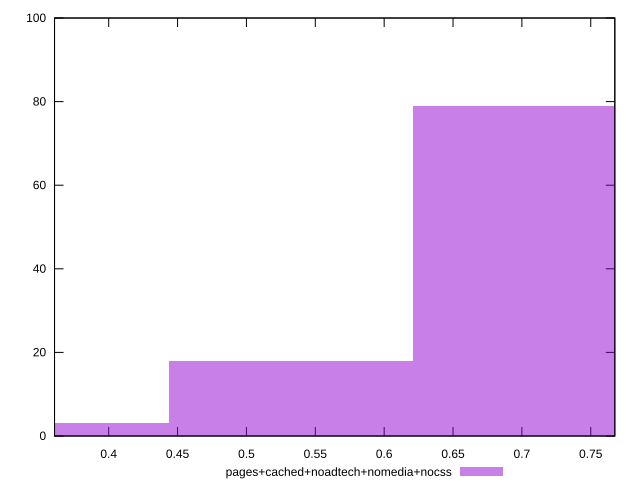

Recreate this plot in gnuplot.
reset

$pagesCachedNoadtechNomediaNocss <<EOF
0.7096311025276917 79
0.5322233268957688 18
0.35481555126384584 3
EOF

set key outside below
set boxwidth 0.17740777563192292
set xrange [0.36066792536539355:0.7674795466585453]
set yrange [0:100]
set trange [0:100]
set style fill transparent solid 0.5 noborder
set terminal svg size 640, 490 enhanced background rgb 'white'
set output "report_00013_2021-02-09T12-04-24.940Z/meta/pScore/comparison/histogram/4_vs_5.svg"

plot $pagesCachedNoadtechNomediaNocss title "pages+cached+noadtech+nomedia+nocss" with boxes

reset
